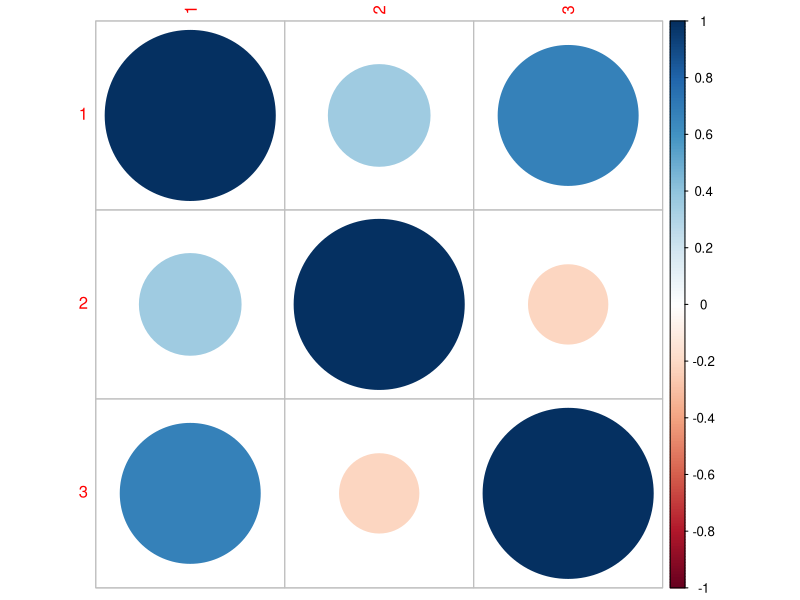

This figure's R source:


r <- c(0.4, 0.6, -0.2)
R <- matrix(c(1, r[1:2], r[1], 1, r[3], r[2:3], 1), 3, ,3)



d <- mvtnorm::rmvnorm(100, sigma=R)

corrplot::corrplot(cov2cor(cov(d)))
